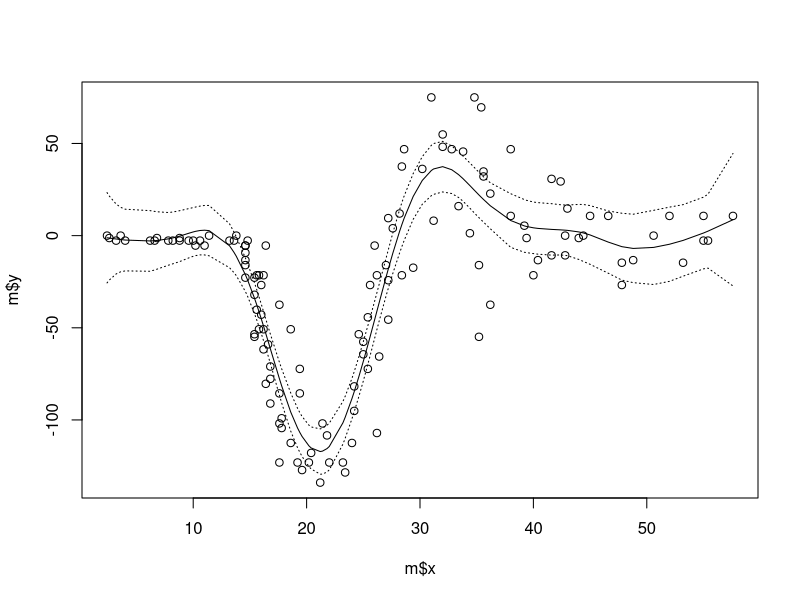
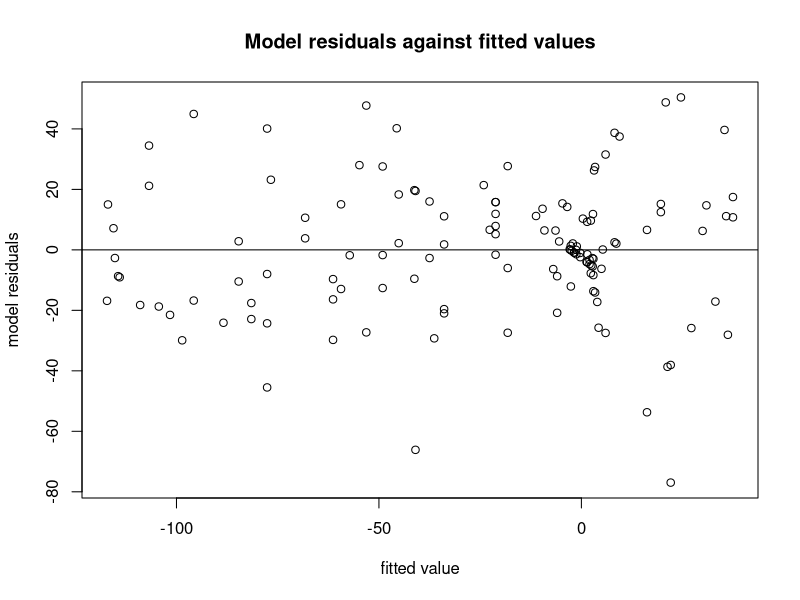
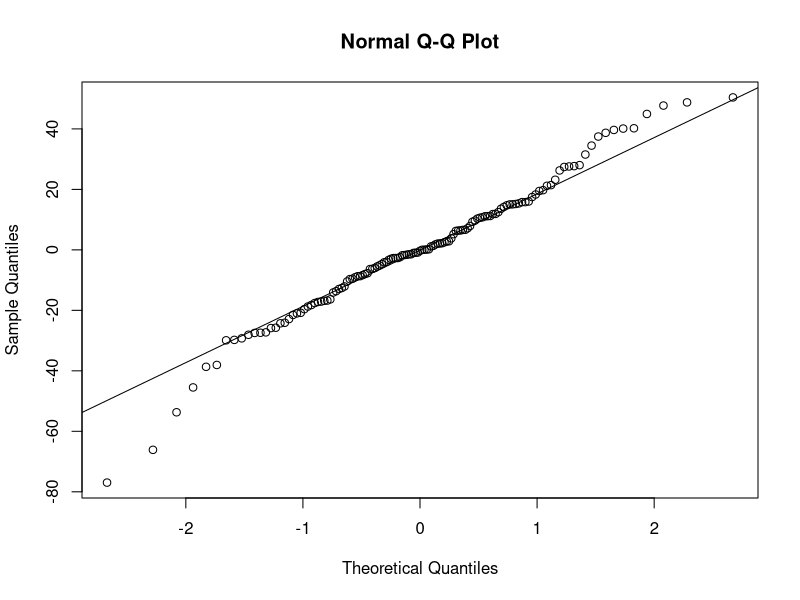

Source code (R) for these figures, in order:
## ---- chunk 1
library(MASS)
x<-mcycle[,1]
y<-mcycle[,2]
## ---- chunk 2
#Q1

pspline <- function(x,y,k=20,logsp=c(-5,5),bord=3,pord=2,ngrid=100){
  lsp <- seq(logsp[1],logsp[2],length=ngrid)
  edf <- gcv <- rep(0,ngrid)
  
  dk <- diff(range(x))/(k-bord)
  knots <- seq(min(x)-dk*bord,by=dk,length=k+bord+1) 
  X <- splines::splineDesign(knots,x,ord=bord+1,outer.ok=TRUE)
  D <- diff(diag(k),differences=pord)
  
  idenk <- diag(k)
  crossD <- crossprod(D)
  p<-ncol(X);n <-nrow(X)
  QR<-qr(X)
  R<-qr.R(QR)
  
  AR <-forwardsolve(t(R),crossD)
  A <-forwardsolve(t(R), t(AR))
  ep <- eigen(A)
  evl <-diag(ep$values)
  evc <-ep$vectors
  
  for (i in 1:ngrid){
    core <- (idenk + exp(lsp[i])*evl)
    edf[i]<-sum(1/diag(core))
    QRnewcore<-qr(t(R)%*%evc%*%core%*%t(evc)%*%R)
    cholnewcore <-qr.R(QRnewcore)
    beta <- backsolve(cholnewcore, qr.qty(QRnewcore,t(X)%*%y)[1:p])
    y_hat <-X%*%beta
    sigma <- sum((y-y_hat)^2)/(n-edf[i])
    gcv[i]<-sigma/(n-edf[i])
  }
  
  i.opt<-which(gcv==min(gcv))
  core <- (idenk + exp(lsp[i.opt])*evl)
  QRnewcore<-qr(t(R)%*%evc%*%core%*%t(evc)%*%R)
  cholnewcore <-qr.R(QRnewcore)
  beta <- backsolve(cholnewcore, qr.qty(QRnewcore,t(X)%*%y)[1:p])
  y_hat <-X%*%beta
  sigma <- sum((y-y_hat)^2)/(n-edf[i.opt])
  r2 <- 1 - ((n-1)*sigma)/sum((y-mean(y))^2)
  residual <- y-y_hat
  class='pspline'
  list(coef=beta,fitted=y_hat,sig2=sigma, edf=edf[i.opt],gcv=gcv[i.opt],knots=knots,number.of.coefficients=k, r2=r2, b.order=bord, p.order=pord, residual=residual, x=x, y=y, lsp=exp(lsp[i.opt]), D=D)
}

demo <-pspline(x,y);demo
## ---- chunk 3
#Q2

print.pspline<- function(m){
  cat('Order',m$b.order,'p-spline with order',m$p.order, "penalty", "\n")
  cat("Effective degrees of freedom:",m$edf,"   Coefficients:",m$number.of.coefficients, "\n")
  cat("residual std dev:",m$sig2^0.5,"   r-squared:",m$r2, "   GCV:", m$gcv)
  invisible(c(m$gcv, m$edf, m$r2))
}

print.pspline(demo)
## ---- chunk 4
#Q3

predict.pspline <- function(m,x,se=TRUE){
  Xp<- splines::splineDesign(knots=m$knots,x,ord=m$b.order+1,outer.ok=TRUE)
  prediction <- Xp%*%m$coef
  if (se==FALSE){
    list(prediction=prediction)
  }else{
    sigma_matrix <- diag(m$sig2,m$number.of.coefficients)
    cholXp <- chol(crossprod(Xp)+(m$lsp*crossprod(m$D)))
    covariance_matrix <-backsolve(cholXp, forwardsolve(t(cholXp),sigma_matrix))
    se <- rowSums(Xp*(Xp%*%covariance_matrix))^0.5
    invisible(list(x=x))
    list(prediction=prediction,se=se)
  }
}

predict.pspline(demo,x)
## ---- chunk 5
#Q4
plot.pspline <- function(m){
  upper <-c(0,length(m$y))
  lower <-c(0,length(m$y))
  for (i in 1:length(m$y)){
    t_value <- qt(0.975, df=length(m$y)-m$number.of.coefficients) #what should be the dof?
    upper[i] <- m$fitted[i] + t_value* predict.pspline(m, m$x)$se[i]
    lower[i] <- m$fitted[i] - t_value* predict.pspline(m, m$x)$se[i]
  }
  
  plot(m$x,m$y)
  lines(m$x,m$fitted)
  lines(m$x,upper, lty=3)
  lines(m$x,lower, lty=3)
  
  plot(m$fitted, m$residual, main="Model residuals against fitted values", xlab="fitted value", ylab="model residuals")
  abline(h=0)
  
  qqnorm(m$residual)
  qqline(m$residual,distribution = qnorm)
  
  invisible(list(cbind(ll=lower,yhat=m$fitted,ul=upper,x=m$x)))
}

plot.pspline(demo)
